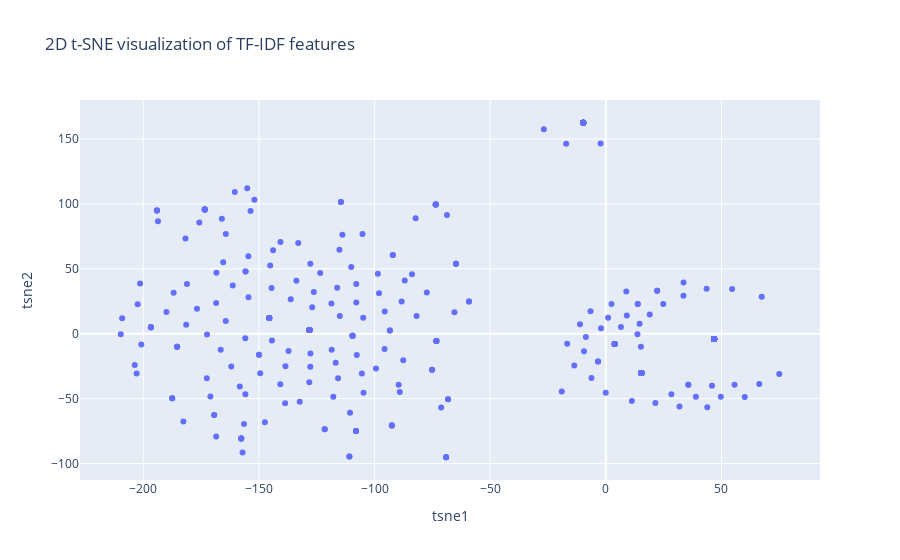
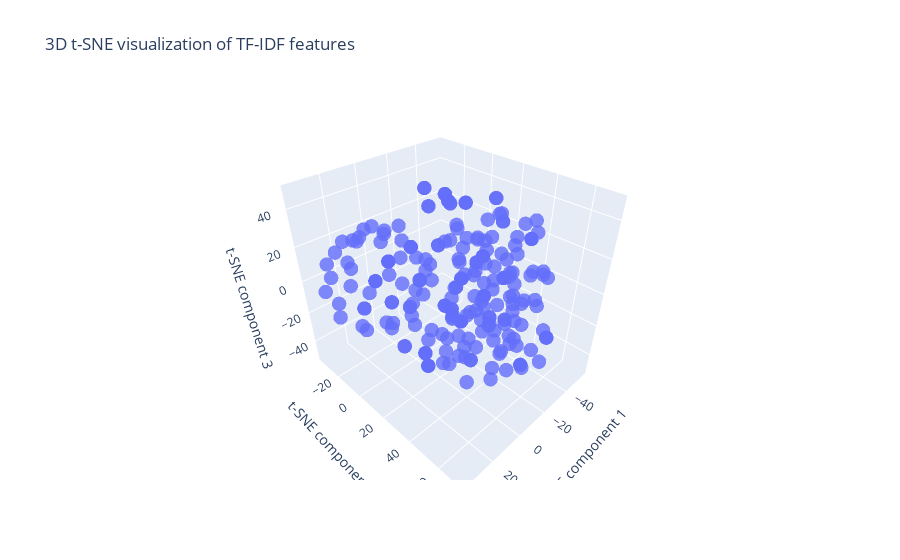
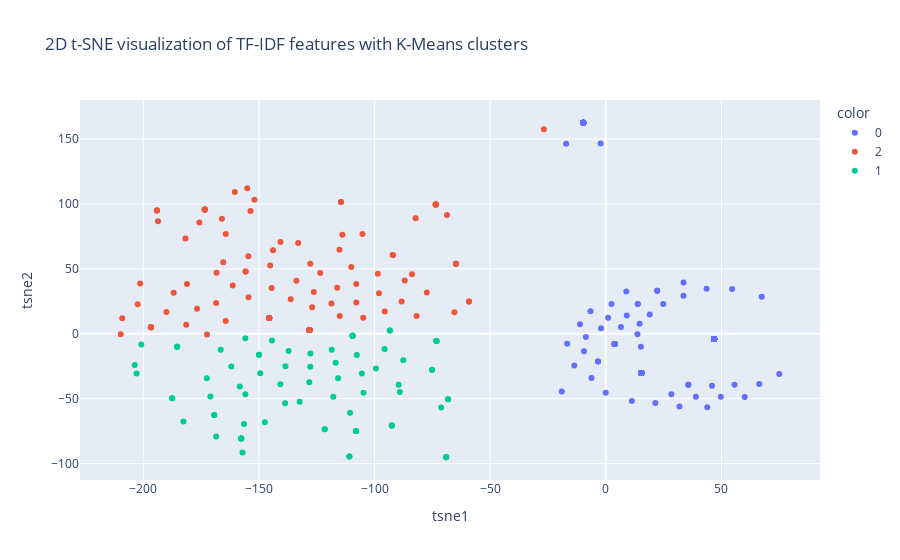
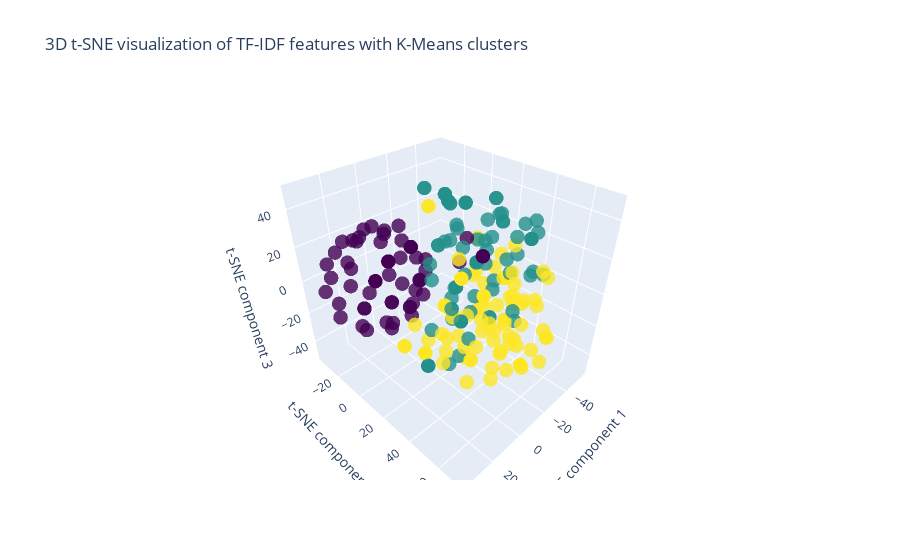

Notebook code cell kept with these figures, in order:
### Code cell
from sklearn.feature_extraction.text import TfidfVectorizer
from sklearn.manifold import TSNE
from mpl_toolkits.mplot3d import Axes3D
from ipywidgets import interact
from sklearn.cluster import KMeans
from sklearn.metrics import silhouette_score

vectorizer = TfidfVectorizer()
tfidf_matrix = vectorizer.fit_transform(df["position"])
feature_names = vectorizer.get_feature_names_out()
tfidf_df = pd.DataFrame(tfidf_matrix.toarray(), columns=feature_names)

# Reduce dimensions with t-SNE
tsne = TSNE(n_components=2, random_state=42)
tsne_results = tsne.fit_transform(tfidf_matrix.toarray())

# Create a DataFrame for t-SNE results
tsne_df = pd.DataFrame(tsne_results, columns=['tsne1', 'tsne2'])

# Plot the t-SNE results
plt.figure(figsize=(10, 6))
plt.scatter(tsne_df['tsne1'], tsne_df['tsne2'], alpha=0.5)
plt.title('t-SNE visualization of TF-IDF features')
plt.xlabel('t-SNE component 1')
plt.ylabel('t-SNE component 2')
plt.show()
# Reduce dimensions with t-SNE to 3 components
tsne_3d = TSNE(n_components=3, random_state=42)
tsne_results_3d = tsne_3d.fit_transform(tfidf_matrix.toarray())

# Create a DataFrame for 3D t-SNE results
tsne_df_3d = pd.DataFrame(tsne_results_3d, columns=['tsne1', 'tsne2', 'tsne3'])

# 2D t-SNE plot
fig_2d = px.scatter(
    tsne_df,
    hover_data=[df['position']],
    x='tsne1', y='tsne2',
    title='2D t-SNE visualization of TF-IDF features'
)
fig_2d.update_traces(mode="markers")
fig_2d.show()

# 3D t-SNE plot
fig_3d = go.Figure(data=[go.Scatter3d(
    x=tsne_df_3d['tsne1'],
    y=tsne_df_3d['tsne2'],
    z=tsne_df_3d['tsne3'],
    mode='markers+text',
    # text=df['workplace'],
    marker=dict(size=5, opacity=0.8)
)])
fig_3d.update_layout(
    title='3D t-SNE visualization of TF-IDF features',
    scene=dict(
        xaxis_title='t-SNE component 1',
        yaxis_title='t-SNE component 2',
        zaxis_title='t-SNE component 3'
    )
)
fig_3d.show()
# Use the elbow method to find the optimal number of clusters
inertia = []
silhouette_scores = []
K = range(1, 11)
for k in K:
    kmeans = KMeans(n_clusters=k, random_state=42)
    kmeans.fit(tsne_results)
    inertia.append(kmeans.inertia_)
    if k > 1:
        silhouette_scores.append(silhouette_score(tsne_results, kmeans.labels_))

# Plot the elbow method results
plt.figure(figsize=(10, 6))
plt.plot(K, inertia, 'bo-')
plt.xlabel('Number of clusters')
plt.ylabel('Inertia')
plt.title('Elbow Method For Optimal k')
plt.show()

# Plot silhouette scores
plt.figure(figsize=(10, 6))
plt.plot(K[1:], silhouette_scores, 'bo-')
plt.xlabel('Number of clusters')
plt.ylabel('Silhouette Score')
plt.title('Silhouette Scores For Optimal k')
plt.show()

optimal_k = 3
kmeans = KMeans(n_clusters=optimal_k, random_state=42)
df['cluster'] = kmeans.fit_predict(tsne_results)

# 2D t-SNE plot with clusters
fig_2d = px.scatter(
    tsne_df,
    hover_data=[df['position']],
    x='tsne1', y='tsne2',
    color=df['cluster'].astype(str),
    title='2D t-SNE visualization of TF-IDF features with K-Means clusters'
)
fig_2d.update_traces(mode="markers")
fig_2d.show()

# 3D t-SNE plot with clusters
fig_3d = go.Figure(data=[go.Scatter3d(
    x=tsne_df_3d['tsne1'],
    y=tsne_df_3d['tsne2'],
    z=tsne_df_3d['tsne3'],
    mode='markers',
    marker=dict(size=5, opacity=0.8, color=df['cluster'], colorscale='Viridis')
)])
fig_3d.update_layout(
    title='3D t-SNE visualization of TF-IDF features with K-Means clusters',
    scene=dict(
        xaxis_title='t-SNE component 1',
        yaxis_title='t-SNE component 2',
        zaxis_title='t-SNE component 3'
    )
)
fig_3d.show()

### Figure 1 — Plotly figure (JSON) as saved in the notebook; plotly's stock layout.template omitted (floating-point values rounded to 4 significant figures; data arrays with more than 128 entries replaced by an {"elided": "..."} marker saying what was removed)
{"data": [{"customdata": {"elided": "656x1 str values"}, "hovertemplate": "tsne1=%{x}<br>tsne2=%{y}<br>hover_data_0=%{customdata[0]}<extra></extra>", "legendgroup": "", "marker": {"color": "#636efa", "symbol": "circle"}, "mode": "markers", "name": "", "orientation": "v", "showlegend": false, "type": "scatter", "x": {"elided": "656 float values"}, "xaxis": "x", "y": {"elided": "656 float values"}, "yaxis": "y"}], "layout": {"legend": {"tracegroupgap": 0}, "title": {"text": "2D t-SNE visualization of TF-IDF features"}, "xaxis": {"anchor": "y", "domain": [0, 1], "title": {"text": "tsne1"}}, "yaxis": {"anchor": "x", "domain": [0, 1], "title": {"text": "tsne2"}}}}

### Figure 2 — Plotly figure (JSON) as saved in the notebook; plotly's stock layout.template omitted (floating-point values rounded to 4 significant figures; data arrays with more than 128 entries replaced by an {"elided": "..."} marker saying what was removed)
{"data": [{"marker": {"opacity": 0.8, "size": 5}, "mode": "markers+text", "type": "scatter3d", "x": {"elided": "656 float values"}, "y": {"elided": "656 float values"}, "z": {"elided": "656 float values"}}], "layout": {"scene": {"xaxis": {"title": {"text": "t-SNE component 1"}}, "yaxis": {"title": {"text": "t-SNE component 2"}}, "zaxis": {"title": {"text": "t-SNE component 3"}}}, "title": {"text": "3D t-SNE visualization of TF-IDF features"}}}

### Figure 3 — Plotly figure (JSON) as saved in the notebook; plotly's stock layout.template omitted (floating-point values rounded to 4 significant figures; data arrays with more than 128 entries replaced by an {"elided": "..."} marker saying what was removed)
{"data": [{"customdata": {"elided": "462x1 str values"}, "hovertemplate": "color=0<br>tsne1=%{x}<br>tsne2=%{y}<br>hover_data_0=%{customdata[0]}<extra></extra>", "legendgroup": "0", "marker": {"color": "#636efa", "symbol": "circle"}, "mode": "markers", "name": "0", "orientation": "v", "showlegend": true, "type": "scatter", "x": {"elided": "462 float values"}, "xaxis": "x", "y": {"elided": "462 float values"}, "yaxis": "y"}, {"customdata": [["Data analyst "], ["Security Operation Center Analyst"], ["Разработчик ПО"], ["Бекенд разработчик"], ["Бизнес аналитик"], ["-"], ["Аналитик "], ["Маркетинговый аналитик"], ["Data engineer"], ["Go разработчик"], ["Аналитик Данных"], ["-"], ["Junior backend developer "], ["Преподаватель"], ["Нет"], ["Junior Flutter Developer"], ["Программист "], ["-"], ["Аналитик "], ["-"], ["-"], ["Программист"], ["Младший разработчик"], ["Data Engineer"], ["C1 - RPA developer"], ["Backend Python"], ["Аналитик"], ["Java backend developer"], ["Junior Backend Developer"], ["-"], ["Senior Flutter developer"], ["Ассистент Аналитика"], ["Разработчик "], ["Разработчик"], ["Разработчик"], ["Data Curation Associate "], ["Никто"], ["QA Engineer"], ["-"], ["Аналитик"], ["Аналитик"], ["Software Engineer "], ["-"], ["Ассистент (программист)"], ["Junior Data Miner "], ["Младший Дата Инженер"], ["Golang developer"], ["Инженер ДПППС"], ["преподаватель информатики"], ["Intern Pre-sales Engineer"], ["Аналитик Данных"], ["Разработчик "], ["Middle backend developer"], ["Программист"], ["Software Engineer"], ["-"], ["-"], ["Net"], ["Computer Vision Engineer"], ["-"], ["Стажер "], ["Инженер- разработчик"], ["Бухгалтер"], ["Junior Frontend developer "], ["golang разработчик"], ["-"], ["Junior ML Engineer "], ["CV Engineer"], ["Аналитик данных "], ["Python разработчик "], ["Разработчик"], ["Аналитик"], ["Data Processing Specialist "], ["Программист"], ["Нкт"], ["Директор"], ["Business analyst "], ["-"], ["Бизнес - аналитик"], ["Аналитик"], ["Fronted разработчик, преподаватель Backend разработки"], ["Data Curation Associate "], ["Flutter developer "], ["QA Инженер"], ["Дата аналитик"], ["Frontend разработчик"], ["Junior Software Developer "], ["-"], ["Data curation associate "], ["Invigilator "], ["Data Scientist"], ["Предпрениматель"], ["BI developer"], ["Middle Back end developer "], ["Пентестер"], ["Программист"], ["-"], ["Net"], ["Программист"], ["Intern "], ["-"], ["Аналитик данных "], ["Backend разработчик"], ["junior java developer"], ["Аналитик"], ["-"], ["Ассистент (дата инженер)"], ["Бизнес/дата аналитик "], ["-"], ["Преподаватель Английского Языка "], ["младший аналитик"], ["Оператор"], ["Заместитель директор"], ["Директор"], ["CEO"]], "hovertemplate": "color=2<br>tsne1=%{x}<br>tsne2=%{y}<br>hover_data_0=%{customdata[0]}<extra></extra>", "legendgroup": "2", "marker": {"color": "#EF553B", "symbol": "circle"}, "mode": "markers", "name": "2", "orientation": "v", "showlegend": true, "type": "scatter", "x": [-88.29, -104.9, -209.8, -181.4, -160.5, -128.1, -166.0, -164.3, -86.95, -172.4, -193.7, -128.1, -155.8, -113.9, -26.8, -143.9, -68.71, -128.1, -175.8, -128.1, -128.1, -73.56, -201.4, -83.8, -136.3, -168.5, -173.4, -168.4, -155.8, -128.1, -133.0, -133.8, -196.7, -196.7, -196.7, -64.81, -115.0, -107.9, -128.1, -173.4, -173.4, -92.11, -128.1, -82.25, -98.09, -127.8, -181.1, -126.3, -105.2, -118.7, -194.1, -196.7, -161.3, -73.56, -92.11, -128.1, -128.1, -114.6, -107.9, -128.1, -145.5, -209.1, -145.5, -154.6, -186.9, -128.1, -110.1, -98.58, -194.1, -176.8, -196.7, -173.4, -81.84, -73.56, -145.5, -59.16, -95.6, -128.1, -155.1, -173.4, -164.4, -64.81, -140.7, -116.2, -153.6, -202.4, -145.1, -128.1, -64.81, -145.5, -77.4, -145.5, -144.5, -154.5, -145.5, -73.56, -128.1, -114.6, -73.56, -127.0, -128.1, -194.1, -190.0, -165.5, -173.4, -128.1, -123.5, -152.0, -128.1, -115.2, -181.8, -145.5, -65.47, -59.16, -145.5], "xaxis": "x", "y": [24.83, 12.36, -0.5002, 6.936, 109.2, 2.884, 88.63, 76.84, 41.06, -0.5812, 86.62, 2.884, 47.88, 76.28, 157.5, 64.3, 91.45, 2.884, 85.65, 2.884, 2.884, 99.59, 38.74, 45.7, 26.57, 23.59, 95.74, 47.01, 47.88, 2.884, 69.8, 40.81, 5.018, 5.018, 5.018, 53.95, 13.69, 38.28, 2.884, 95.74, 95.74, 60.61, 2.884, 89.03, 31.1, 53.97, 38.26, 32.15, 76.72, 23.21, 94.86, 5.018, 37.11, 99.59, 60.61, 2.884, 2.884, 101.4, 23.98, 2.884, 12.05, 11.81, 12.05, 59.62, 31.63, 2.884, 51.31, 46.27, 94.86, 19.19, 5.018, 95.74, 13.58, 99.59, 12.05, 24.78, 17.17, 2.884, 112.1, 95.74, 9.786, 53.95, 70.61, 35.42, 94.53, 22.63, 52.49, 2.884, 53.95, 12.05, 31.78, 12.05, 35.29, 28.14, 12.05, 99.59, 2.884, 101.4, 99.59, 20.34, 2.884, 94.86, 16.66, 55.11, 95.74, 2.884, 46.85, 103.1, 2.884, 64.59, 73.39, 12.05, 16.6, 24.78, 12.05], "yaxis": "y"}, {"customdata": [["Опер по крипте "], ["Full Stack Developer"], ["SMM"], ["Ведущий разработчик "], ["Ведущий IT-специалист"], ["Не работаю "], ["Консультант 1 отдела управленческого консультирования"], ["Продавец-консультант "], ["Координатор Проектов"], ["Модератор"], ["It specialist"], ["Графический дизайнер "], ["Продавец-консультант "], ["Ведущий IT специалист"], ["Full-Stack разработчик"], ["Руководитель "], ["Администратор отдела мониторинга"], ["Fullstack-разработчик"], ["Менеджер (справка будет в июле)"], ["Project Manager "], ["Индивидуальный Предприниматель "], ["графический дизайнер"], ["Специалист 3 категории - отдел управление заботы о клиентах"], ["Руководитель"], ["Ведущий специалист по расчету диллерского вознаграждения "], ["YouTube manager "], ["Менеджер по продажам "], ["Ведущий специалист IT лаборатории"], ["Business Development Manager "], ["фронтенд "], ["Ведущий it специалист "], ["Мобильный разработчик"], ["Project manager "], ["Database Administrator"], ["Не работаю"], ["Менеджер управления кибермониторинга и расследования инцидентов Департамента информационной безопасности "], ["Специалист ИБ"], ["Фронтенд разработчик"], ["Инженер по информационной безопасности"], ["Ведущий айти специалист"], ["Менеджер"], ["Специалист НКЦИБ"], ["Специалист 1-й категории сектора IT поддержки и LMS"], ["Настройщик системы"], ["специалист по информационной безопасности"], ["специалист SOC aналитик "], ["Специалист"], ["UI/UX Designer"], ["Консультант службы технической поддержки "], ["специалист по кибербезопасности"], ["Разработчик электронных курсов "], ["не работаю"], ["Помощник менеджера"], ["Системный администратор"], ["Специалист Службы технического сопровождения"], ["web-разработчик"], ["SMM specialist "], ["Ведущий IT специалист "], ["Ведущий специалист"], ["Контент менеджер "], ["Менеджер"], ["Compliance officer"], ["Офис менеджер"], ["Специалист"], ["Специалист по кибербезопасности "], ["Менеджер"], ["Проектный менеджер"], ["эксперт Департамента разработки информационных систем и развития искусственного интеллекта"], ["Менеджер проектов"], ["It специалист"], ["Эксперт GDS систем"], ["Руководитель"], ["Помощник менеджера"], ["Спец по КиберБезу"], ["Проектный менеджер"], ["Проектный менеджер"], ["Инженер по ИБ"], ["Фотограф/видеограф"], ["Менеджер по Продажам "]], "hovertemplate": "color=1<br>tsne1=%{x}<br>tsne2=%{y}<br>hover_data_0=%{customdata[0]}<extra></extra>", "legendgroup": "1", "marker": {"color": "#00cc96", "symbol": "circle"}, "mode": "markers", "name": "1", "orientation": "v", "showlegend": true, "type": "scatter", "x": [-150.0, -132.4, -99.4, -200.9, -157.7, -71.21, -118.6, -89.59, -117.8, -137.2, -115.8, -73.26, -89.09, -157.7, -138.7, -69.06, -116.8, -185.4, -104.8, -75.13, -93.4, -73.26, -138.5, -69.06, -162.0, -87.6, -110.9, -157.1, -95.67, -202.9, -157.7, -185.4, -75.13, -93.4, -68.22, -128.2, -171.0, -203.7, -158.3, -147.4, -108.1, -182.7, -140.8, -109.5, -155.9, -149.4, -169.3, -109.5, -127.7, -187.5, -166.5, -68.22, -73.26, -107.7, -127.8, -185.4, -105.5, -157.7, -156.5, -121.6, -108.1, -109.5, -121.6, -169.3, -187.5, -108.1, -92.54, -144.4, -110.6, -168.5, -155.9, -69.06, -73.26, -150.0, -92.54, -92.54, -172.5, -109.5, -110.9], "xaxis": "x", "y": [-16.29, -52.48, -26.77, -8.346, -80.78, -56.86, -12.3, -39.29, -48.65, -13.27, -34.39, -5.617, -44.99, -80.78, -53.6, -95.17, -22.35, -10.08, -45.58, -27.72, 2.493, -5.617, -25.01, -95.17, -25.28, -20.48, -94.64, -91.52, -11.8, -30.66, -80.78, -10.08, -27.72, 2.493, -50.44, -37.34, -48.34, -24.01, -40.62, -68.19, -75.04, -67.54, -38.95, -1.567, -46.57, -30.4, -62.63, -1.567, -15.2, -49.69, -12.46, -50.44, -5.617, -16.48, -25.51, -10.08, -30.58, -80.78, -69.59, -73.59, -75.04, -1.567, -73.59, -62.63, -49.69, -75.04, -70.63, -5.259, -60.84, -79.17, -3.56, -95.17, -5.617, -16.29, -70.63, -70.63, -34.32, -1.567, -94.64], "yaxis": "y"}], "layout": {"legend": {"title": {"text": "color"}, "tracegroupgap": 0}, "title": {"text": "2D t-SNE visualization of TF-IDF features with K-Means clusters"}, "xaxis": {"anchor": "y", "domain": [0, 1], "title": {"text": "tsne1"}}, "yaxis": {"anchor": "x", "domain": [0, 1], "title": {"text": "tsne2"}}}}

### Figure 4 — Plotly figure (JSON) as saved in the notebook; plotly's stock layout.template omitted (floating-point values rounded to 4 significant figures; data arrays with more than 128 entries replaced by an {"elided": "..."} marker saying what was removed)
{"data": [{"marker": {"color": {"elided": "656 int values"}, "colorscale": [[0, "#440154"], [0.1111, "#482878"], [0.2222, "#3e4989"], [0.3333, "#31688e"], [0.4444, "#26828e"], [0.5556, "#1f9e89"], [0.6667, "#35b779"], [0.7778, "#6ece58"], [0.8889, "#b5de2b"], [1, "#fde725"]], "opacity": 0.8, "size": 5}, "mode": "markers", "type": "scatter3d", "x": {"elided": "656 float values"}, "y": {"elided": "656 float values"}, "z": {"elided": "656 float values"}}], "layout": {"scene": {"xaxis": {"title": {"text": "t-SNE component 1"}}, "yaxis": {"title": {"text": "t-SNE component 2"}}, "zaxis": {"title": {"text": "t-SNE component 3"}}}, "title": {"text": "3D t-SNE visualization of TF-IDF features with K-Means clusters"}}}
